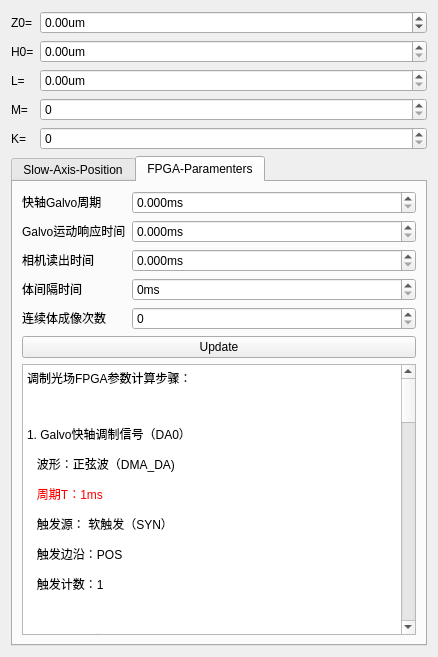
<?xml version="1.0" encoding="UTF-8"?>
<ui version="4.0">
 <class>MolisDialog</class>
 <widget class="QDialog" name="MolisDialog">
  <property name="geometry">
   <rect>
    <x>0</x>
    <y>0</y>
    <width>438</width>
    <height>657</height>
   </rect>
  </property>
  <property name="windowTitle">
   <string>MoLiS-LFM</string>
  </property>
  <layout class="QVBoxLayout" name="verticalLayout_2">
   <item>
    <layout class="QFormLayout" name="formLayout">
     <item row="0" column="0">
      <widget class="QLabel" name="label">
       <property name="toolTip">
        <string>&lt;html&gt;&lt;head/&gt;&lt;body&gt;&lt;p&gt;光片照明起始位置&lt;/p&gt;&lt;/body&gt;&lt;/html&gt;</string>
       </property>
       <property name="whatsThis">
        <string>&lt;html&gt;&lt;head/&gt;&lt;body&gt;&lt;p&gt;&lt;br/&gt;&lt;/p&gt;&lt;/body&gt;&lt;/html&gt;</string>
       </property>
       <property name="text">
        <string>Z0=</string>
       </property>
      </widget>
     </item>
     <item row="0" column="1">
      <widget class="QDoubleSpinBox" name="doubleSpinBoxZ0">
       <property name="suffix">
        <string>um</string>
       </property>
       <property name="minimum">
        <double>-300.000000000000000</double>
       </property>
       <property name="maximum">
        <double>300.000000000000000</double>
       </property>
      </widget>
     </item>
     <item row="1" column="0">
      <widget class="QLabel" name="label_3">
       <property name="toolTip">
        <string>&lt;html&gt;&lt;head/&gt;&lt;body&gt;&lt;p&gt;光片厚度&lt;/p&gt;&lt;/body&gt;&lt;/html&gt;</string>
       </property>
       <property name="whatsThis">
        <string>&lt;html&gt;&lt;head/&gt;&lt;body&gt;&lt;p&gt;&lt;br/&gt;&lt;/p&gt;&lt;/body&gt;&lt;/html&gt;</string>
       </property>
       <property name="text">
        <string>H0=</string>
       </property>
      </widget>
     </item>
     <item row="1" column="1">
      <widget class="QDoubleSpinBox" name="doubleSpinBoxH0">
       <property name="suffix">
        <string>um</string>
       </property>
      </widget>
     </item>
     <item row="2" column="0">
      <widget class="QLabel" name="label_4">
       <property name="toolTip">
        <string>&lt;html&gt;&lt;head/&gt;&lt;body&gt;&lt;p&gt;一次光场成像中，光片之间的距离&lt;/p&gt;&lt;/body&gt;&lt;/html&gt;</string>
       </property>
       <property name="whatsThis">
        <string>&lt;html&gt;&lt;head/&gt;&lt;body&gt;&lt;p&gt;&lt;br/&gt;&lt;/p&gt;&lt;/body&gt;&lt;/html&gt;</string>
       </property>
       <property name="text">
        <string>L=</string>
       </property>
      </widget>
     </item>
     <item row="2" column="1">
      <widget class="QDoubleSpinBox" name="doubleSpinBoxL">
       <property name="suffix">
        <string>um</string>
       </property>
      </widget>
     </item>
     <item row="3" column="0">
      <widget class="QLabel" name="label_2">
       <property name="toolTip">
        <string>&lt;html&gt;&lt;head/&gt;&lt;body&gt;&lt;p&gt;调制次数&lt;/p&gt;&lt;/body&gt;&lt;/html&gt;</string>
       </property>
       <property name="whatsThis">
        <string>&lt;html&gt;&lt;head/&gt;&lt;body&gt;&lt;p&gt;&lt;br/&gt;&lt;/p&gt;&lt;/body&gt;&lt;/html&gt;</string>
       </property>
       <property name="text">
        <string>M=</string>
       </property>
      </widget>
     </item>
     <item row="3" column="1">
      <widget class="QSpinBox" name="spinBoxM"/>
     </item>
     <item row="4" column="0">
      <widget class="QLabel" name="label_5">
       <property name="toolTip">
        <string>&lt;html&gt;&lt;head/&gt;&lt;body&gt;&lt;p&gt;每张光场中光片的照明数量&lt;/p&gt;&lt;/body&gt;&lt;/html&gt;</string>
       </property>
       <property name="whatsThis">
        <string>&lt;html&gt;&lt;head/&gt;&lt;body&gt;&lt;p&gt;&lt;br/&gt;&lt;/p&gt;&lt;/body&gt;&lt;/html&gt;</string>
       </property>
       <property name="text">
        <string>K=</string>
       </property>
      </widget>
     </item>
     <item row="4" column="1">
      <widget class="QSpinBox" name="spinBoxK"/>
     </item>
    </layout>
   </item>
   <item>
    <widget class="QTabWidget" name="tabWidget">
     <property name="currentIndex">
      <number>1</number>
     </property>
     <widget class="QWidget" name="tab">
      <attribute name="title">
       <string>Slow-Axis-Position</string>
      </attribute>
      <layout class="QVBoxLayout" name="verticalLayout">
       <item>
        <widget class="QPushButton" name="pushButtonCalc">
         <property name="text">
          <string>Calc</string>
         </property>
        </widget>
       </item>
       <item>
        <widget class="QTableWidget" name="tableWidget">
         <property name="sizePolicy">
          <sizepolicy hsizetype="Expanding" vsizetype="Expanding">
           <horstretch>0</horstretch>
           <verstretch>0</verstretch>
          </sizepolicy>
         </property>
         <property name="verticalScrollBarPolicy">
          <enum>Qt::ScrollBarAsNeeded</enum>
         </property>
         <property name="horizontalScrollBarPolicy">
          <enum>Qt::ScrollBarAsNeeded</enum>
         </property>
         <property name="autoScroll">
          <bool>true</bool>
         </property>
        </widget>
       </item>
       <item>
        <layout class="QFormLayout" name="formLayout_2">
         <item row="1" column="0">
          <widget class="QLabel" name="label_7">
           <property name="toolTip">
            <string>&lt;html&gt;&lt;head/&gt;&lt;body&gt;&lt;p&gt;光片在100um时慢轴Galvo对应的电压&lt;/p&gt;&lt;/body&gt;&lt;/html&gt;</string>
           </property>
           <property name="whatsThis">
            <string>&lt;html&gt;&lt;head/&gt;&lt;body&gt;&lt;p&gt;&lt;br/&gt;&lt;/p&gt;&lt;/body&gt;&lt;/html&gt;</string>
           </property>
           <property name="text">
            <string>100um:</string>
           </property>
          </widget>
         </item>
         <item row="0" column="0">
          <widget class="QLabel" name="label_6">
           <property name="toolTip">
            <string>&lt;html&gt;&lt;head/&gt;&lt;body&gt;&lt;p&gt;光片在0um时慢轴Galvo对应的电压&lt;/p&gt;&lt;/body&gt;&lt;/html&gt;</string>
           </property>
           <property name="whatsThis">
            <string>&lt;html&gt;&lt;head/&gt;&lt;body&gt;&lt;p&gt;&lt;br/&gt;&lt;/p&gt;&lt;/body&gt;&lt;/html&gt;</string>
           </property>
           <property name="text">
            <string>0um:</string>
           </property>
          </widget>
         </item>
         <item row="0" column="1">
          <widget class="QDoubleSpinBox" name="doubleSpinBoxPos0um">
           <property name="suffix">
            <string>V</string>
           </property>
           <property name="decimals">
            <number>3</number>
           </property>
           <property name="minimum">
            <double>-5.000000000000000</double>
           </property>
           <property name="maximum">
            <double>5.000000000000000</double>
           </property>
           <property name="singleStep">
            <double>0.001000000000000</double>
           </property>
          </widget>
         </item>
         <item row="1" column="1">
          <widget class="QDoubleSpinBox" name="doubleSpinBoxPos100um">
           <property name="suffix">
            <string>V</string>
           </property>
           <property name="decimals">
            <number>3</number>
           </property>
           <property name="minimum">
            <double>-5.000000000000000</double>
           </property>
           <property name="maximum">
            <double>5.000000000000000</double>
           </property>
           <property name="singleStep">
            <double>0.001000000000000</double>
           </property>
          </widget>
         </item>
        </layout>
       </item>
       <item>
        <widget class="QPushButton" name="pushButtonExport">
         <property name="text">
          <string>Export</string>
         </property>
        </widget>
       </item>
      </layout>
     </widget>
     <widget class="QWidget" name="tab_2">
      <attribute name="title">
       <string>FPGA-Paramenters</string>
      </attribute>
      <layout class="QVBoxLayout" name="verticalLayout_3">
       <item>
        <layout class="QFormLayout" name="formLayout_3">
         <item row="0" column="0">
          <widget class="QLabel" name="label_8">
           <property name="text">
            <string>&lt;html&gt;&lt;head/&gt;&lt;body&gt;&lt;p&gt;快轴Galvo周期&lt;/p&gt;&lt;/body&gt;&lt;/html&gt;</string>
           </property>
          </widget>
         </item>
         <item row="0" column="1">
          <widget class="QDoubleSpinBox" name="doubleSpinBox_DA0_T">
           <property name="suffix">
            <string>ms</string>
           </property>
           <property name="decimals">
            <number>3</number>
           </property>
          </widget>
         </item>
         <item row="1" column="0">
          <widget class="QLabel" name="label_9">
           <property name="text">
            <string>&lt;html&gt;&lt;head/&gt;&lt;body&gt;&lt;p&gt;Galvo运动响应时间&lt;/p&gt;&lt;/body&gt;&lt;/html&gt;</string>
           </property>
          </widget>
         </item>
         <item row="1" column="1">
          <widget class="QDoubleSpinBox" name="doubleSpinBox_D">
           <property name="suffix">
            <string>ms</string>
           </property>
           <property name="decimals">
            <number>3</number>
           </property>
          </widget>
         </item>
         <item row="2" column="0">
          <widget class="QLabel" name="label_10">
           <property name="text">
            <string>&lt;html&gt;&lt;head/&gt;&lt;body&gt;&lt;p&gt;相机读出时间&lt;/p&gt;&lt;/body&gt;&lt;/html&gt;</string>
           </property>
          </widget>
         </item>
         <item row="2" column="1">
          <widget class="QDoubleSpinBox" name="doubleSpinBox_R">
           <property name="suffix">
            <string>ms</string>
           </property>
           <property name="decimals">
            <number>3</number>
           </property>
          </widget>
         </item>
         <item row="3" column="0">
          <widget class="QLabel" name="label_11">
           <property name="text">
            <string>&lt;html&gt;&lt;head/&gt;&lt;body&gt;&lt;p&gt;体间隔时间&lt;/p&gt;&lt;/body&gt;&lt;/html&gt;</string>
           </property>
          </widget>
         </item>
         <item row="3" column="1">
          <widget class="QSpinBox" name="spinBox_I">
           <property name="suffix">
            <string>ms</string>
           </property>
           <property name="prefix">
            <string/>
           </property>
           <property name="maximum">
            <number>99999</number>
           </property>
          </widget>
         </item>
         <item row="4" column="0">
          <widget class="QLabel" name="label_12">
           <property name="text">
            <string>&lt;html&gt;&lt;head/&gt;&lt;body&gt;&lt;p&gt;连续体成像次数&lt;/p&gt;&lt;/body&gt;&lt;/html&gt;</string>
           </property>
          </widget>
         </item>
         <item row="4" column="1">
          <widget class="QSpinBox" name="spinBox_N"/>
         </item>
        </layout>
       </item>
       <item>
        <widget class="QPushButton" name="pushButton_Update">
         <property name="text">
          <string>Update</string>
         </property>
        </widget>
       </item>
       <item>
        <widget class="QTextBrowser" name="textBrowser">
         <property name="html">
          <string>&lt;!DOCTYPE HTML PUBLIC &quot;-//W3C//DTD HTML 4.0//EN&quot; &quot;http://www.w3.org/TR/REC-html40/strict.dtd&quot;&gt;
&lt;html&gt;&lt;head&gt;&lt;meta name=&quot;qrichtext&quot; content=&quot;1&quot; /&gt;&lt;style type=&quot;text/css&quot;&gt;
p, li { white-space: pre-wrap; }
&lt;/style&gt;&lt;/head&gt;&lt;body style=&quot; font-family:'SimSun'; font-size:9pt; font-weight:400; font-style:normal;&quot;&gt;
&lt;p style=&quot; margin-top:12px; margin-bottom:12px; margin-left:0px; margin-right:0px; -qt-block-indent:0; text-indent:0px;&quot;&gt;调制光场FPGA参数计算步骤： &lt;/p&gt;
&lt;p style=&quot;-qt-paragraph-type:empty; margin-top:12px; margin-bottom:12px; margin-left:0px; margin-right:0px; -qt-block-indent:0; text-indent:0px;&quot;&gt;&lt;br /&gt;&lt;/p&gt;
&lt;p style=&quot; margin-top:12px; margin-bottom:12px; margin-left:0px; margin-right:0px; -qt-block-indent:0; text-indent:0px;&quot;&gt;1. Galvo快轴调制信号（DA0） &lt;/p&gt;
&lt;p style=&quot; margin-top:12px; margin-bottom:12px; margin-left:0px; margin-right:0px; -qt-block-indent:0; text-indent:0px;&quot;&gt;   波形：正弦波（DMA_DA) &lt;/p&gt;
&lt;p style=&quot; margin-top:12px; margin-bottom:12px; margin-left:0px; margin-right:0px; -qt-block-indent:0; text-indent:0px;&quot;&gt;   &lt;span style=&quot; color:#ff0000;&quot;&gt;周期T：1ms&lt;/span&gt; &lt;/p&gt;
&lt;p style=&quot; margin-top:12px; margin-bottom:12px; margin-left:0px; margin-right:0px; -qt-block-indent:0; text-indent:0px;&quot;&gt;   触发源： 软触发（SYN） &lt;/p&gt;
&lt;p style=&quot; margin-top:12px; margin-bottom:12px; margin-left:0px; margin-right:0px; -qt-block-indent:0; text-indent:0px;&quot;&gt;   触发边沿：POS &lt;/p&gt;
&lt;p style=&quot; margin-top:12px; margin-bottom:12px; margin-left:0px; margin-right:0px; -qt-block-indent:0; text-indent:0px;&quot;&gt;   触发计数：1 &lt;/p&gt;
&lt;p style=&quot;-qt-paragraph-type:empty; margin-top:12px; margin-bottom:12px; margin-left:0px; margin-right:0px; -qt-block-indent:0; text-indent:0px;&quot;&gt;&lt;br /&gt;&lt;/p&gt;
&lt;p style=&quot; margin-top:12px; margin-bottom:12px; margin-left:0px; margin-right:0px; -qt-block-indent:0; text-indent:0px;&quot;&gt;2. Laser调制信号（TTL1） &lt;/p&gt;
&lt;p style=&quot; margin-top:12px; margin-bottom:12px; margin-left:0px; margin-right:0px; -qt-block-indent:0; text-indent:0px;&quot;&gt;   正脉宽W=快轴Galvo周期DA0_T &lt;/p&gt;
&lt;p style=&quot; margin-top:12px; margin-bottom:12px; margin-left:0px; margin-right:0px; -qt-block-indent:0; text-indent:0px;&quot;&gt;   周期T=正脉宽+&lt;span style=&quot; color:#ff0000;&quot;&gt;Galvo运动响应时间D&lt;/span&gt; &lt;/p&gt;
&lt;p style=&quot; margin-top:12px; margin-bottom:12px; margin-left:0px; margin-right:0px; -qt-block-indent:0; text-indent:0px;&quot;&gt;   触发源： 外部触发EXT0（相机全局曝光信号） &lt;/p&gt;
&lt;p style=&quot; margin-top:12px; margin-bottom:12px; margin-left:0px; margin-right:0px; -qt-block-indent:0; text-indent:0px;&quot;&gt;   触发边沿：Pos &lt;/p&gt;
&lt;p style=&quot; margin-top:12px; margin-bottom:12px; margin-left:0px; margin-right:0px; -qt-block-indent:0; text-indent:0px;&quot;&gt;   触发计数：1 &lt;/p&gt;
&lt;p style=&quot; margin-top:12px; margin-bottom:12px; margin-left:0px; margin-right:0px; -qt-block-indent:0; text-indent:0px;&quot;&gt;   猝发数目：&lt;span style=&quot; color:#ff0000;&quot;&gt;每张光场图片中光片照明数量K&lt;/span&gt; &lt;/p&gt;
&lt;p style=&quot; margin-top:12px; margin-bottom:12px; margin-left:0px; margin-right:0px; -qt-block-indent:0; text-indent:0px;&quot;&gt;  &lt;/p&gt;
&lt;p style=&quot; margin-top:12px; margin-bottom:12px; margin-left:0px; margin-right:0px; -qt-block-indent:0; text-indent:0px;&quot;&gt;3. Galvo慢轴调制信号（DA1） &lt;/p&gt;
&lt;p style=&quot; margin-top:12px; margin-bottom:12px; margin-left:0px; margin-right:0px; -qt-block-indent:0; text-indent:0px;&quot;&gt;   波形：BRAM_DA（需要设置波表） &lt;/p&gt;
&lt;p style=&quot; margin-top:12px; margin-bottom:12px; margin-left:0px; margin-right:0px; -qt-block-indent:0; text-indent:0px;&quot;&gt;   触发源： Larser调制信号（TTL1） &lt;/p&gt;
&lt;p style=&quot; margin-top:12px; margin-bottom:12px; margin-left:0px; margin-right:0px; -qt-block-indent:0; text-indent:0px;&quot;&gt;   触发边沿：Neg &lt;/p&gt;
&lt;p style=&quot; margin-top:12px; margin-bottom:12px; margin-left:0px; margin-right:0px; -qt-block-indent:0; text-indent:0px;&quot;&gt;   触发计数：1 &lt;/p&gt;
&lt;p style=&quot;-qt-paragraph-type:empty; margin-top:12px; margin-bottom:12px; margin-left:0px; margin-right:0px; -qt-block-indent:0; text-indent:0px;&quot;&gt;&lt;br /&gt;&lt;/p&gt;
&lt;p style=&quot; margin-top:12px; margin-bottom:12px; margin-left:0px; margin-right:0px; -qt-block-indent:0; text-indent:0px;&quot;&gt;相机全局曝光信号时间E=Laser调制信号周期TTL1_T x K - Galvo运动响应时间D &lt;/p&gt;
&lt;p style=&quot;-qt-paragraph-type:empty; margin-top:12px; margin-bottom:12px; margin-left:0px; margin-right:0px; -qt-block-indent:0; text-indent:0px;&quot;&gt;&lt;br /&gt;&lt;/p&gt;
&lt;p style=&quot; margin-top:12px; margin-bottom:12px; margin-left:0px; margin-right:0px; -qt-block-indent:0; text-indent:0px;&quot;&gt;4. 相机触发信号（TTL0） &lt;/p&gt;
&lt;p style=&quot; margin-top:12px; margin-bottom:12px; margin-left:0px; margin-right:0px; -qt-block-indent:0; text-indent:0px;&quot;&gt;   正脉宽W=1ms &lt;/p&gt;
&lt;p style=&quot; margin-top:12px; margin-bottom:12px; margin-left:0px; margin-right:0px; -qt-block-indent:0; text-indent:0px;&quot;&gt;   周期T=相机全局曝光信号时间E+&lt;span style=&quot; color:#ff0000;&quot;&gt;相机读出时间R&lt;/span&gt; &lt;/p&gt;
&lt;p style=&quot; margin-top:12px; margin-bottom:12px; margin-left:0px; margin-right:0px; -qt-block-indent:0; text-indent:0px;&quot;&gt;   触发源： 体周期信号（TTL4） &lt;/p&gt;
&lt;p style=&quot; margin-top:12px; margin-bottom:12px; margin-left:0px; margin-right:0px; -qt-block-indent:0; text-indent:0px;&quot;&gt;   触发边沿：Pos &lt;/p&gt;
&lt;p style=&quot; margin-top:12px; margin-bottom:12px; margin-left:0px; margin-right:0px; -qt-block-indent:0; text-indent:0px;&quot;&gt;   触发计数：1 &lt;/p&gt;
&lt;p style=&quot; margin-top:12px; margin-bottom:12px; margin-left:0px; margin-right:0px; -qt-block-indent:0; text-indent:0px;&quot;&gt;   猝发数目：调制次数M + 1（相机使用同步触发模式） &lt;/p&gt;
&lt;p style=&quot;-qt-paragraph-type:empty; margin-top:12px; margin-bottom:12px; margin-left:0px; margin-right:0px; -qt-block-indent:0; text-indent:0px;&quot;&gt;&lt;br /&gt;&lt;/p&gt;
&lt;p style=&quot; margin-top:12px; margin-bottom:12px; margin-left:0px; margin-right:0px; -qt-block-indent:0; text-indent:0px;&quot;&gt;单个体成像时间V=相机触发信号周期(TTL0_T) x 调制次数M &lt;/p&gt;
&lt;p style=&quot; margin-top:12px; margin-bottom:12px; margin-left:0px; margin-right:0px; -qt-block-indent:0; text-indent:0px;&quot;&gt;  &lt;/p&gt;
&lt;p style=&quot; margin-top:12px; margin-bottom:12px; margin-left:0px; margin-right:0px; -qt-block-indent:0; text-indent:0px;&quot;&gt;5. 相机去尾信号（TTL5） &lt;/p&gt;
&lt;p style=&quot; margin-top:12px; margin-bottom:12px; margin-left:0px; margin-right:0px; -qt-block-indent:0; text-indent:0px;&quot;&gt;   正脉宽=单个体成像时间V+相机读出时间R/2（确保信号与运算无毛刺） &lt;/p&gt;
&lt;p style=&quot; margin-top:12px; margin-bottom:12px; margin-left:0px; margin-right:0px; -qt-block-indent:0; text-indent:0px;&quot;&gt;   周期=尽可能设置大些（大于TTL4周期） &lt;/p&gt;
&lt;p style=&quot; margin-top:12px; margin-bottom:12px; margin-left:0px; margin-right:0px; -qt-block-indent:0; text-indent:0px;&quot;&gt;   触发源： 体周期信号（TTL4） &lt;/p&gt;
&lt;p style=&quot; margin-top:12px; margin-bottom:12px; margin-left:0px; margin-right:0px; -qt-block-indent:0; text-indent:0px;&quot;&gt;   触发边沿：Neg &lt;/p&gt;
&lt;p style=&quot; margin-top:12px; margin-bottom:12px; margin-left:0px; margin-right:0px; -qt-block-indent:0; text-indent:0px;&quot;&gt;   触发计数：1 &lt;/p&gt;
&lt;p style=&quot; margin-top:12px; margin-bottom:12px; margin-left:0px; margin-right:0px; -qt-block-indent:0; text-indent:0px;&quot;&gt;   猝发数目：1 &lt;/p&gt;
&lt;p style=&quot;-qt-paragraph-type:empty; margin-top:12px; margin-bottom:12px; margin-left:0px; margin-right:0px; -qt-block-indent:0; text-indent:0px;&quot;&gt;&lt;br /&gt;&lt;/p&gt;
&lt;p style=&quot; margin-top:12px; margin-bottom:12px; margin-left:0px; margin-right:0px; -qt-block-indent:0; text-indent:0px;&quot;&gt;6. 体周期信号（TTL4） &lt;/p&gt;
&lt;p style=&quot; margin-top:12px; margin-bottom:12px; margin-left:0px; margin-right:0px; -qt-block-indent:0; text-indent:0px;&quot;&gt;   正脉宽=2ms &lt;/p&gt;
&lt;p style=&quot; margin-top:12px; margin-bottom:12px; margin-left:0px; margin-right:0px; -qt-block-indent:0; text-indent:0px;&quot;&gt;   周期=相机去尾信号正脉宽TTL5_W+&lt;span style=&quot; color:#ff0000;&quot;&gt;体间隔时间I&lt;/span&gt; &lt;/p&gt;
&lt;p style=&quot; margin-top:12px; margin-bottom:12px; margin-left:0px; margin-right:0px; -qt-block-indent:0; text-indent:0px;&quot;&gt;   触发源： 软触发（SYN） &lt;/p&gt;
&lt;p style=&quot; margin-top:12px; margin-bottom:12px; margin-left:0px; margin-right:0px; -qt-block-indent:0; text-indent:0px;&quot;&gt;   触发边沿：Pos &lt;/p&gt;
&lt;p style=&quot; margin-top:12px; margin-bottom:12px; margin-left:0px; margin-right:0px; -qt-block-indent:0; text-indent:0px;&quot;&gt;   触发计数：1 &lt;/p&gt;
&lt;p style=&quot; margin-top:12px; margin-bottom:12px; margin-left:0px; margin-right:0px; -qt-block-indent:0; text-indent:0px;&quot;&gt;   猝发数目：体成像数目 &lt;/p&gt;&lt;/body&gt;&lt;/html&gt;</string>
         </property>
        </widget>
       </item>
      </layout>
     </widget>
    </widget>
   </item>
  </layout>
 </widget>
 <resources/>
 <connections/>
</ui>
